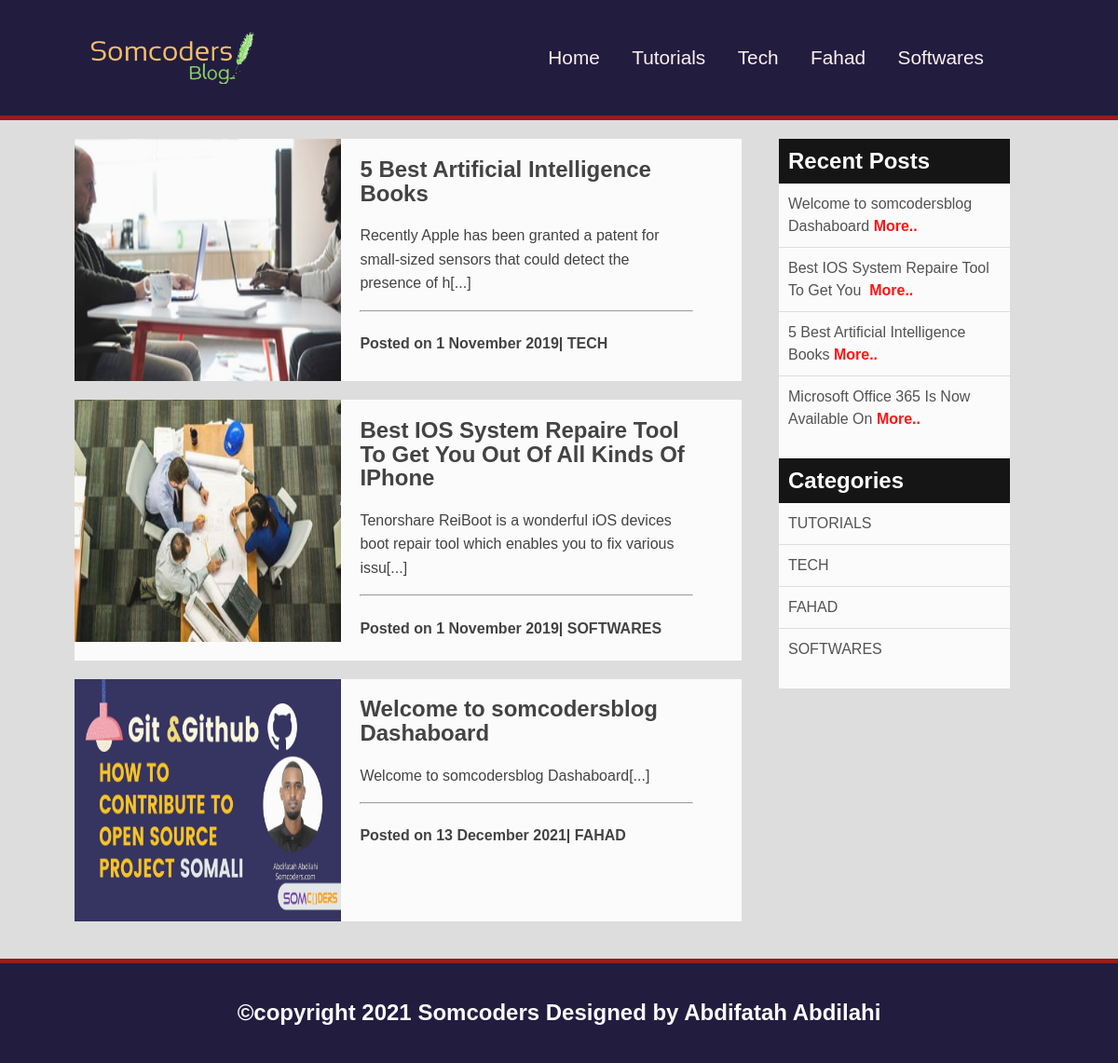
The page / on the database its author committed.
### tables this page shows
CREATE TABLE `categories`  (
  `id` int(11) NOT NULL AUTO_INCREMENT,
  `name` varchar(20) NOT NULL,
  `description` text NULL,
  `status` int(11) NOT NULL DEFAULT 1,
  `created_at` timestamp(0) NOT NULL DEFAULT CURRENT_TIMESTAMP(0),
  PRIMARY KEY (`id`) USING BTREE
);

CREATE TABLE `posts`  (
  `id` int(11) NOT NULL AUTO_INCREMENT,
  `cat_id` int(11) NOT NULL,
  `title` varchar(200) NOT NULL,
  `body` text NOT NULL,
  `status` int(11) NOT NULL DEFAULT 1,
  `user_id` int(11) NULL DEFAULT NULL,
  `image` varchar(200) NOT NULL,
  `created_at` timestamp(0) NOT NULL DEFAULT CURRENT_TIMESTAMP(0),
  PRIMARY KEY (`id`) USING BTREE
);

### inc/init.php (called while the page is built)
<?php
    require("functions.php");
    include("header.php");
?>

### inc/functions.php (called while the page is built, shortened)
<?php
    require("config.php");
    function get_all($table,$order = "ASC"){
        global $db;
        try{
            $query      = $db->query("SELECT * FROM $table ORDER BY created_at $order");
            $query      =$query->fetchAll(PDO::FETCH_OBJ);
        }catch(PDOException $e){
           die("Cilad " . $e->getMessage());
        }
        return $query;
    }
    function get_single($table,$column,$value){
        global $db;
        try{
        $query      = $db->prepare("SELECT * FROM $table WHERE $column = ?");
        $query->execute([$value]);
        }catch(PDOException $e){
        die("Cilad " . $e->getMessage());
    }
        return  $query->fetch(PDO::FETCH_OBJ);
    }
    function get_all_where($table,$column,$value){
        global $db;
        try{
        $query   = $db->prepare("SELECT * FROM $table WHERE $column =  $value");
        $query->execute([$value]);
        }catch(PDOException $e){
            die("Cilad " . $e->getMessage());
        }
        return $query->fetchAll(PDO::FETCH_OBJ);
    }
    function clean_date($date){
        return date("j F Y",strtotime($date));
    }
    function capitalize($str){
        return ucfirst($str);
    }
    function uppercase($str){
        return strtoupper($str);
    }
    function limit_text($str,$end){
        return substr($str,0,$end);
    }
    function escape($string){
        return htmlspecialchars($string);
    }
?>

### index.php (the view)
<?php include("inc/init.php"); ?>
        <main class="main">
            <section class="section">
            <?php foreach(get_all_where("posts","status",1) as $post){  ?>
            <article class="article clearfix">
                <a href="single.php?post_id=<?= $post->id ?>">
                    <img src="images/<?= $post->image ? $post->image : "placeholder.png"; ?>" class="post-image" />
                </a>
                <div class="content">
                <a href="single.php?post_id=<?= $post->id ?>">
                    <h2><?php echo escape(capitalize($post->title)); ?></h2>
                    <p><?php echo escape(limit_text($post->body,100)); ?>[...]</p>
                    <hr>
                    <?php $category = get_single("categories","id",$post->cat_id); ?>
                    <h4>Posted on <?php echo clean_date($post->created_at); ?>| <?=  uppercase($category->name); ?></h4>
                </a>
                </div>
            </article>
            <?php } ?>
            </section>
         <?php include("inc/aside.php"); ?>
        </main>
<?php include("inc/footer.php"); ?>

### inc/header.php (shortened to what this page needs)
<!doctype html>
<html>
    <head>
        <link href="naqshad.css" rel="stylesheet" type="text/css" />
    </head>
    <body>
    <header class="header clearfix">
        <img class="logo" src="images/logo.png" alt="">
        <nav class="navbar" id="nav">
            <a href="index.php">Home</a>
            <?php foreach(get_all("categories") as $category){ ?>
                <a href="category.php?cat_id=<?= $category->id ?>"><?= capitalize($category->name) ?></a>
            <?php } ?>
                    </nav>
    </header>

### inc/aside.php (shortened to what this page needs)
<aside class="aside">
<div class="inner">
    <h2>Recent Posts</h2>
    <?php foreach(get_all("posts","DESC") as $post) {  ?>
        <a href="single.php?post_id=<?= $post->id ?>"><?= limit_text(capitalize($post->title),40);  ?>&nbsp;<b style="color:red">More..</b>  </a>
    <?php } ?>
</div>
<div class="inner">
    <h2>Categories</h2>
    <?php foreach(get_all("categories") as $category) {  ?>
        <a href="category.php?cat_id=<?= $category->id ?>"><?=  uppercase($category->name); ?></a>
    <?php } ?>
</div>
</aside>

### naqshad.css (style rules this page uses)
* { box-sizing: border-box; }
.clearfix::after { content: " "; display: table; clear: both; }
body { font-family: 'Ubuntu',Helvetica, sans-serif; font-size: 16px; color:rgb(43, 35, 30); opacity: 0.9; background: #ddd; margin:0; }
a { text-decoration: none; }
.header { background: #0e082f; border-bottom:5px solid #960505; padding:30px; }
.navbar { float: right; margin-top:20px; margin-right: 10%; }
.logo { width: 200px; margin-left:50px ; }
.navbar a { color:seashell; margin-left:30px; text-decoration: none; font-size: 1.3em; }
.main { margin: 0 5%; overflow: hidden; min-height: 600px; }
.section { float: left; width:70%; padding:20px; }
.article { background: #fff; margin-bottom: 20px; }
.article a { color: #333333;; text-decoration: none; line-height: 1.6em; }
.content { float:left; width:50%; margin-left: 20px; }
.post-image { float: left; width:40%; height: 260px; }
.aside { float: left; width:23%; background: #fff; margin:20px; }
.aside h2 { margin:0; background: #000; color:#fff; padding: 10px; }
.aside a { display: inline-block; border-bottom:1px solid #ddd; color:#444; width:100%; text-decoration: none; line-height: 1.5; padding:10px; }
.inner { margin-bottom: 20px; }
.aside a:last-child { border:none; }

### rows shown on the page
categories: name "Tutorials", name "TUTORIALS"
categories: name "Tech", name "TECH"
categories: name "Fahad", name "FAHAD"
categories: name "Softwares", name "SOFTWARES"
posts: image (picture), title "5 Best Artificial Intelligence Books", body "Recently Apple has been granted a patent for small-sized sensors that could detect the presence of h", created_at "1 November 2019", categories.name "TECH"
posts: image (picture), title "Best IOS System Repaire Tool To Get You Out Of All Kinds Of IPhone", body "Tenorshare ReiBoot is a wonderful iOS devices boot repair tool which enables you to fix various issu", created_at "1 November 2019", categories.name "SOFTWARES", title "Best IOS System Repaire Tool To Get You"
posts: image (picture), title "Welcome to somcodersblog Dashaboard", body "Welcome to somcodersblog Dashaboard", created_at "13 December 2021", categories.name "FAHAD"
posts: title "Microsoft Office 365 Is Now Available On"
